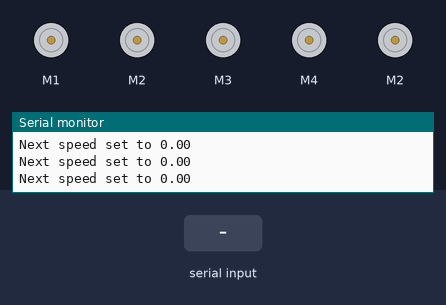
The sketch below on a simulated Arduino Uno, built with avr-gcc and run on an emulated ATmega328P. On the bench: 5 × DC motor (green arrow = forward, orange = backward, longer = faster), the last lines printed to the serial monitor. The inputs (shaded band) are chosen by the test bench.

Above: at 1.2 s.
1.3 s: "p90\n" received over Serial
At 2.1 s:
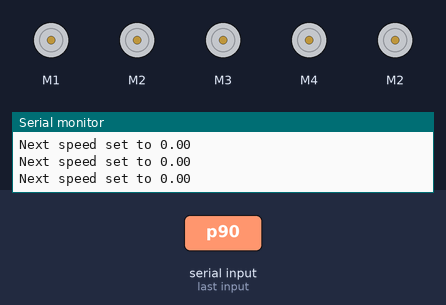
2.8 s: "p,45\n" received over Serial
At 3.2 s:
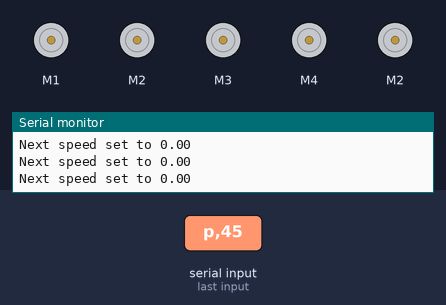
4.3 s: "t 2 -100\n" received over Serial
At 4.73 s:
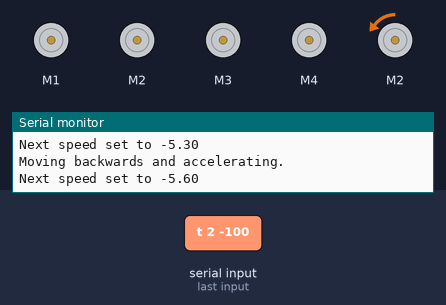
7.3 s: "t90\n" received over Serial
Timing chart, 0 to 10.3 s (numbered marks = the images above; inputs shaded):
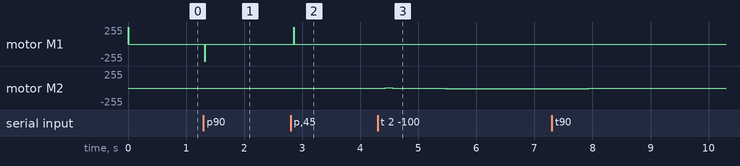

Measured:
- after the input at 1.3 s, motor M1: stopped → backward 255/255 at once, → stopped 0.02 s later
- after the input at 2.8 s, motor M1: stopped → forward 255/255 after 0.05 s, → stopped 0.02 s later
- after the input at 4.3 s, motor M2: stopped → forward 5/255 after 0.13 s, → backward 5/255 0.13 s later, → backward 6/255 0.30 s later, → backward 7/255 0.30 s later, … (10 changes in this stretch)

The sketch:

atc.ino
```cpp
#if defined(ARDUINO) && ARDUINO >= 100
#include "Arduino.h"
#else
#include "WProgram.h"
#endif
#include <stdlib.h>
#include <AFMotor.h>
#include "track.h"
#include "turnout.h"
#include "conductor.h"
#include "command.h"
#include "serialcommand.h"

// Milliseconds since the last time we acted on input
long timer = 0;

// Read ATCCs into here
Command command;

// We will get ATCCs from serial
SerialCommand serialcommand;

// Arrays for track and turnouts; we have overloaded the motors.
Track track[4] = {
	Track(1,0.3,1),
	Track(2,0.3,1),
	Track(3,0.3,1),
	Track(4,0.3,1)
};
Turnout turnouts[4] = {
	Turnout(1),
	Turnout(2),
	Turnout(3),
	Turnout(4)
};

/* Running a turnout as track can burn out its motor. Be careful!
 * If the turnout's back is hot, you're probably doing something wrong.
 * This array prevents commands from running on the wrong type of object.
 * p is a turnout, t is track.
 * If you don't set the array properly, it will not save you D:
 */
char type[4] = {'p', 't', '0', '0'};

// the Conductor manages these motors for us
Conductor conductor(track, turnouts, type);

void setup() {
	Serial.begin(9600);
	Serial.println("ATC started.");

	/* Straighten the turnouts.
	 * It's a good idea to make sure they're straight after this point.
	 * If they're not, swap the wires. */
	conductor.setStraight(0);
}

void loop() {
	if(millis() > timer + 100) {
		// Serial.print("Current current reading: ");
		// Serial.println(analogRead(0));
		if(Serial.available()) {
			Serial.println();
			Serial.print("Available: ");
			Serial.println((String)Serial.available());

			serialcommand.read(command);

			// Do stuff.
			switch(command.action) {
				case 't':
				conductor.setThrottle(command.who, command.value); break;
				case 'a':
				conductor.setAcceleration(command.who, command.value); break;
				case 'b':
				conductor.setBraking(command.who, command.value); break;
				case 'e':
				conductor.emergencyBrake(); break;
				case 'p':
				conductor.throwSwitch(command.who); break;
				case 's':
				Serial.print("Current current reading: ");
				Serial.println(analogRead(0));
				break;
			}
		}

		// Do more stuff.
		conductor.findNextSpeed(0);
		conductor.changeSpeed(0);

	timer = millis();
	}
}
```

command.h
```cpp
#ifndef command_h
#define command_h

#if defined(ARDUINO) && ARDUINO >= 100
#include "Arduino.h"
#else
#include "WProgram.h"
#endif

// An Arduiono Train Control Command(tm) (ATCC).

class Command {
public:
	char action;
	int who;
	float value;
};

#endif
```

conductor.cpp
```cpp
#include "conductor.h"

/**
 * Conductor
 * The conductor makes it easier to control many physical railroad elements.
 * Though it has no intelligence, it could be extended to have some.
 */

Conductor::Conductor(Track * track, Turnout * turnouts, char * type) :
	track(track),
	turnouts(turnouts),
	type(type) {
	emergency = false;
}

/**
 * Tells a track to set its throttle. If who is 0, try to set every track.
 * @return the number of throttles succesfully set.
 */
int Conductor::setThrottle(int who, int value) {
	int set = 0;

	// if the emergency brake was on, disable it now.
	if (emergency) {
		emergencyBrake();
	}

	for (int i = 0; i < 4; i++) {
		if (type[i] == 't' && (who - 1 == i || who == 0)) {
			track[i].setThrottle(value);
			set++;
		}
	}
	return set;
}

/**
 * Tells a track to set its next speed. If who is 0, try to set every track.
 * @return the number of speeds successfully set.
 */
int Conductor::findNextSpeed(int who) {
	int set = 0;
	for (int i = 0; i < 4; i++) {
		if (type[i] == 't' && (who - 1 == i || who == 0)) {
			track[i].findNextSpeed();
			set++;
		}
	}
	return set;
}

/**
 * Changes a track's speed. If who is 0, tries to change every track's speed.
 * @return the number of tracks successfully adjusted.
 */
int Conductor::changeSpeed(int who) {
	int set = 0;
	for (int i = 0; i < 4; i++) {
		if (type[i] == 't' && (who - 1 == i || who == 0)) {
			track[i].changeSpeed();
			set++;
		}
	}
	return set;
}

// change tracks' accelerations
// if who is 0, try every track.
// returns the number of tracks successfully adjusted.
int Conductor::setAcceleration(int who, int value) {
	int set = 0;
		for (int i = 0; i < 4; i++) {
			if (type[i] == 't' && (who - 1 == i || who == 0)) {
			track[i].setAcceleration(value);
			set++;
		}
	}
	return set;
}

/**
 * Adjust a track's braking coefficient. If who is 0, try to adjust every track.
 * @return the number of tracks successfully adjusted.
 */
int Conductor::setBraking(int who, int value) {
	int set = 0;
	for (int i = 0; i < 4; i++) {
		if (type[i] == 't' && (who - 1 == i || who == 0)) {
			track[i].setBraking(value);
			set++;
		}
	}
	return set;
}

/**
 * Toggle the emergency brakes for all tracks.
 * The conductor remembers the state of emergency, and ensures that it either
 * is or is not an emergency for all track together.
 * @return whether or not the track is now on emergency brake.
 */
bool Conductor::emergencyBrake() {
	if (emergency) {
		for (int i = 0; i < 4; i++) {
			if (type[i] == 't') {
				track[i].disableEmergency();
			}
		}
		emergency = false;
	}
	else {
		for (int i = 0; i < 4; i++) {
			if (type[i] == 't') {
				track[i].emergencyBrake();
			}
		}
		emergency = true;
	}
	return emergency;
}

/**
 * Sets a turnout straight. If who is 0, tries to straighten every turnout.
 * @return the number of turnouts successfully straightened.
 */
int Conductor::setStraight(int who) {
	int set = 0;
	for (int i = 0; i < 4; i++) {
		if (type[i] == 'p' && (who - 1 == i || who == 0)) {
			turnouts[i].setStraight();
			set++;
		}
	}
	return set;
}

/**
 * Set a turnout turned. If who is 0, try to set every turnout.
 * @return the number of turnouts successfully turned.
 */
int Conductor::setTurned(int who) {
	int set = 0;
	for (int i = 0; i < 4; i++) {
		if (type[i] == 'p' && (who - 1 == i || who == 0)) {
			turnouts[i].setTurned();
			set++;
		}
	}
	return set;
}


/**
 * Throws a turnout. If who is 0, try to throw every turnout.
 * @return the number of turnouts successfully straightened.
 */
int Conductor::throwSwitch(int who) {
	int set = 0;
	for (int i = 0; i < 4; i++) {
		if (type[i] == 'p' && (who - 1 == i || who == 0)) {
			turnouts[i].throwSwitch();
			set++;
		}
	}
	return set;
}

/** Get a turnout's switched state. */
SwitchState Conductor::getState(int who) {
	if (type[who - 1] == 'p') {
		return turnouts[who - 1].getState();
	}
}
```

conductor.h
```cpp
#ifndef conductor_h
#define conductor_h

#if defined(ARDUINO) && ARDUINO >= 100
#include "Arduino.h"
#else
#include "WProgram.h"
#endif
#include "track.h"
#include "turnout.h"

class Conductor {
public:
	Conductor(Track * tracks, Turnout * turnouts, char * type);

	// Track control
	int setThrottle(int who, int value);
	int findNextSpeed(int who);
	bool emergencyBrake();
	int changeSpeed(int who);
	int setAcceleration(int who, int value);
	int setBraking(int who, int value);

	// Turnout control
	int setStraight(int who);
	int setTurned(int who);
	int throwSwitch(int who);
	SwitchState getState(int who);

private:
	Track * track;
	Turnout * turnouts;
	char * type;
	bool emergency;
};

#endif
```

serialcommand.cpp
```cpp
#include "serialcommand.h"

/**
 * SerialCommand
 * A serial interface for controlling the railroad.
 * Uses Arduino Train Control Commands(tm).
 * An ATCC is an object: [(char) command, (int 0-4) recipient, (float) value]
 */

SerialCommand::SerialCommand() {
	Serial.begin(9600);
}

/**
 * Read a command from serial and parse it into an ATCC.
 */
void SerialCommand::read(Command & command) {
	// Read 8 characters into input.
	for (int i = 0; i < 8 && Serial.available(); i++) {
		input[i] = Serial.read();
		input[i + 1] = '\0';
	}

	Serial.print("Input was: ");
	Serial.println((String)input);

	// Find the command and recipient.
	command.action = input[0];
	char * who = (char *) input[2];
	command.who = atoi(who);

	// Shift the input array 4 to the left, then get the parameter.
	for (int i = 0; i < 4; i++) {
		input[i] = input[i+4];
	}
	command.value = atof(input);
}

/**
 * Given an ATCC, write the command to serial.
 */
void SerialCommand::write(Command command) {
}
```

serialcommand.h
```cpp
#ifndef serialcommand_h
#define serialcommand_h

#if defined(ARDUINO) && ARDUINO >= 100
#include "Arduino.h"
#else
#include "WProgram.h"
#endif
#include <stdlib.h>
#include "command.h"

class SerialCommand {
public:
	SerialCommand();
	void read(Command & command);
	void write(Command command);

	// Raw input from serial, such as "t 2 -100"
	char input[9];
};

#endif
```

track.cpp
```cpp
#include "track.h"

/**
 * Track (extends AF_DCMotor)
 * A physical block of track on the railroad.
 * We cannot direclty control trains on a DC layout;
 * Instead, we control "all trains running on a specific block".
 */

Track::Track(int8_t motorNum, float acceleration, float braking, int speedLimit, int8_t freq)
		: AF_DCMotor(motorNum, freq) {
	this->motorNum = motorNum;
	this->acceleration = acceleration;
	this->braking = braking;
	this->speedLimit = speedLimit;
	throttleSpeed = 0;
	nextSpeed = 0;
	motorSpeed = 0;
	nextDirection = FORWARD;
	emergency = false;

	Serial.begin(9600);
}

/**
 * Set the Track's desired eventual speed.
 * @return the moderated throttle value.
 */
int Track::setThrottle(int throttle) {
	if (throttle > speedLimit) {
		throttle = speedLimit;
	} else if (throttle < (speedLimit * -1)) {
		throttle = speedLimit * -1;
	} else if(throttle < 5 && throttle > -5) {
		// Don't give the train so little power as to idle it.
		throttle = 0;
	}

	throttleSpeed = throttle;
	Serial.println("Throttle set to " + (String) throttleSpeed);
	return throttle;
}

/**
 * Calculate the Track's next speed setting on the way to its throttle value.
 * @return the next speed setting.
 */
float Track::findNextSpeed() {

	char out[7];
	bool printSpeed = true;

	if (emergency) {
		// Emergency braking is on: don't run the engine.
		printSpeed = false;
		nextSpeed = 0;

	} else if (motorSpeed > -5 && motorSpeed < 5) {
		// Special case: we are going directly between forward and reverse
		// Skip over not giving the train much power: -5 to 5.

		if (throttleSpeed >= 5) {
			nextSpeed = 5;
			Serial.println("Switching into forward gear.");
		} else if (throttleSpeed <= -5) {
			nextSpeed = -5;
			Serial.println("Switching into reverse gear.");
		}

	} else if ((throttleSpeed > motorSpeed) && (motorSpeed >= 0)) {
		// We are moving forwards and the target speed is higher;
		// Add to our current speed, speeding up.

		if (abs(throttleSpeed - motorSpeed) < acceleration) {
			nextSpeed = throttleSpeed;
		} else {
			nextSpeed = motorSpeed + acceleration;
		}
		nextDirection = FORWARD;
		Serial.println("Moving forwards and accelerating.");

	} else if ((throttleSpeed < motorSpeed) && (motorSpeed > 0)) {
		// We are moving forwards and the target speed is lower;
		// Subtract from our current speed, slowing down.

		if (abs(throttleSpeed - motorSpeed) < braking) {
			nextSpeed = throttleSpeed;
		} else {
			nextSpeed = motorSpeed - braking;
		}
		nextDirection = FORWARD;
		Serial.println("Moving forwards and braking.");

	} else if ((throttleSpeed < motorSpeed) && (motorSpeed <= 0)) {
		// We are moving backwards and the target speed is lower;
		// Subtract from our current speed, speeding up.

		if (abs(throttleSpeed - motorSpeed) < acceleration) {
			nextSpeed = throttleSpeed;
		} else {
			nextSpeed = motorSpeed - acceleration;
		}
		nextDirection = BACKWARD;
		Serial.println("Moving backwards and accelerating.");

	} else if ((throttleSpeed > motorSpeed) && (motorSpeed < 0)) {
		// We are moving backwards and the target speed is higher;
		// Add to our current speed, slowing down.

		if (abs(throttleSpeed - motorSpeed) < braking) {
			nextSpeed = throttleSpeed;
		} else {
			nextSpeed = motorSpeed + braking;
		}
		nextDirection = BACKWARD;
		Serial.println("Moving backwards and braking.");

	} else {
		// throttleSpeed and motorSpeed are equal.
		printSpeed = false;
	}

	if (printSpeed) {
		dtostrf(nextSpeed, 0, 2, out);
		Serial.print("Next speed set to ");
		Serial.println(out);
	}

	return nextSpeed;
}

/** Enable the emergency brake, stopping all movement. */
void Track::emergencyBrake() {
	emergency = true;
	nextSpeed = 0;
	Serial.println("Emergency! E-brake enabled.");
}

/** Disable the emergency brake. */
void Track::disableEmergency() {
	if (emergency) {
		Serial.println("Emergency over. E-brake disabled.");
	}
	emergency = false;
}

/**
 * Sets the motor's speed to the previously calculated next speed.
 * @return the motor's new speed.
 */
float Track::changeSpeed() {
	motorSpeed = nextSpeed;
	if (nextSpeed != 0) {
		// the motor must be given a non-negative value
		setSpeed((int)abs(nextSpeed));
		run(nextDirection);
	} else {
		setSpeed(0);
		run(RELEASE);
	}

	return motorSpeed;
}

/**
 * Sets the track's acceleration value.
 * @return the new acceleration.
 */
float Track::setAcceleration(float acceleration) {
	char out[7];
	if (acceleration > 0) {
		this->acceleration = acceleration;
		dtostrf(acceleration, 0, 2, out);
		Serial.print("Acceleration set to ");
		Serial.println(out);
	} else {
		Serial.println("Error: out of range");
	}
	return acceleration;
}

/**
 * Sets the track's braking value.
 * @return the new braking.
 */
float Track::setBraking(float braking) {
	char out[7];
	if (braking > 0) {
		this->braking = braking;
		dtostrf(braking, 0, 2, out);
		Serial.print("Braking set to ");
		Serial.println (out);
	} else {
		Serial.println("Error: out of range");
	}
	return braking;
}

/**
 * Sets the track's speed limit.
 * @return the new speed limit.
 */
float Track::setSpeedLimit(float speedLimit) {
	char out[7];
	if (speedLimit > 0) {
		this->speedLimit = speedLimit;
		dtostrf(speedLimit, 0, 2, out);
		Serial.print("Speed limit set to ");
		Serial.println (out);
	} else {
		Serial.println("Error: out of range");
	}
	return speedLimit;
}
```

track.h
```cpp
#ifndef track_h
#define track_h

#if defined(ARDUINO) && ARDUINO >= 100
#include "Arduino.h"
#else
#include "WProgram.h"
#endif
#include <stdlib.h>
#include <AFMotor.h>

class Track : public AF_DCMotor {
public:
	Track(int8_t motorNum, float acceleration = 1, float braking = 1, int speedLimit = 120, int8_t freq = MOTOR12_1KHZ);
	int setThrottle(int);
	float findNextSpeed();
	void emergencyBrake();
	void disableEmergency();
	float changeSpeed();
	float setAcceleration(float);
	float setBraking(float);
	float setSpeedLimit(float);

private:
	int8_t motorNum;

	float acceleration;
	float braking;

	int speedLimit;

	// All speeds can be negative, indicating travel in reverse.

	// How fast would we like to go?
	int throttleSpeed;

	// How fast will we set the motor next?
	float nextSpeed;

	// In what direction will the motor spin next?
	uint8_t nextDirection;

	float motorSpeed;
	bool emergency;
};

#endif
```

turnout.cpp
```cpp
#include "turnout.h"

/**
 * Turnout (extends AF_DCMotor)
 * A turnout on the railroad.
 * We control it via short DC pulses.
 */

Turnout::Turnout(uint8_t motorNum) : AF_DCMotor(motorNum) {
	this->motorNum = motorNum;
	state = UNKNOWN;
	setSpeed(255);

	Serial.begin(9600);
}

/** Throw the turnout straight. */
void Turnout::setStraight() {
	if(state != STRAIGHT) {
		run(FORWARD);
		delay(15);
		run(RELEASE);
		state = STRAIGHT;

		Serial.println("Turnout set straight");
	}
}

/** Throw the turnout turned. */
void Turnout::setTurned() {
	if(state != TURNED) {
    	run(BACKWARD);
    	delay(20);
    	run(RELEASE);
    	state = TURNED;

		Serial.println("Turnout set turned");
	}
}

/**
 * Throw the turnout in the other direction from its current state.
 * @return the turnout's new state.
 */
SwitchState Turnout::throwSwitch() {
	if(state == TURNED) {
		setStraight();
	}
	else if(state == STRAIGHT) {
		setTurned();
	}
	else {
		state = UNKNOWN;
		Serial.println("Turnout state uknown, so it was not changed");
	}

	return state;
}

SwitchState Turnout::getState() {
	return state;
}
```

turnout.h
```cpp
#ifndef turnout_h
#define turnout_h

#if defined(ARDUINO) && ARDUINO >= 100
#include "Arduino.h"
#else
#include "WProgram.h"
#endif
#include <stdlib.h>
#include <AFMotor.h>

enum SwitchState {
	STRAIGHT,
	TURNED,
	UNKNOWN
};

class Turnout : public AF_DCMotor {
public:
	Turnout(uint8_t);
	void setStraight();
	void setTurned();
	SwitchState throwSwitch();
	SwitchState getState();
private:
	uint8_t motorNum;
	SwitchState state;
};

#endif
```
